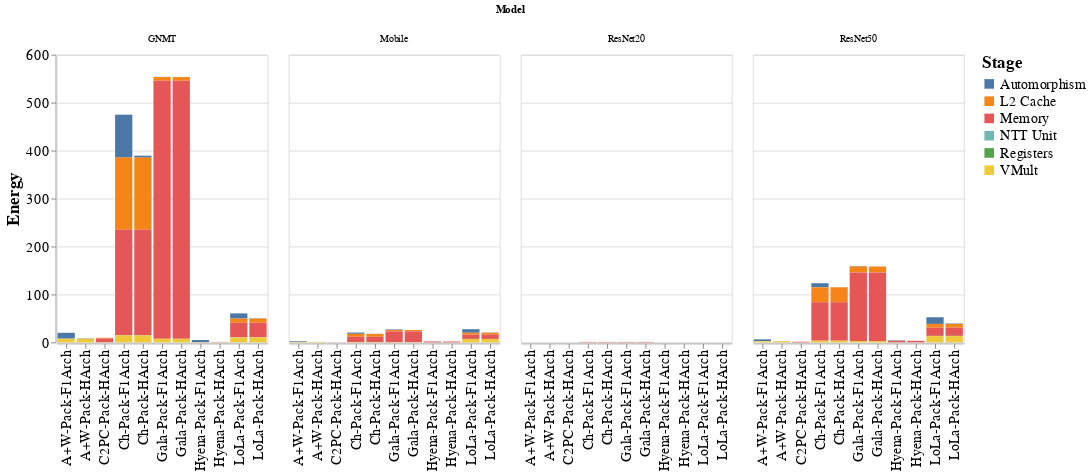

Notebook code for this chart:
### Code cell
structs = {
    'L2 Cache':{
        'Chiplet':['WT L2 Cache', 'IF L2 Cache', 'KSH L2 Cache'],
    },
    'Memory':{
        'Chiplet':['Memory']
    },
    'VMult':{
        'MUL':['MUL'],'NTT':['MUL'],'KSH':['MUL'],'ROT':['MUL'],
    },
    'Registers':{
        'MUL': ['IF File','WT File','Twiddle','KSH File','PSUM File','Buffer File'],
        'KSH': ['IF File','WT File','Twiddle','KSH File','PSUM File','Buffer File'],
    },
    'Automorphism':{
        'ROT': ['IF File','WT File','Twiddle','KSH File','PSUM File','Buffer File',
                'Total Shift', 'Total Transpose', 'Total Benes'],
    },
    'NTT Unit':{
        'NTT': ['IF File','WT File','Twiddle','KSH File','PSUM File','Buffer File'],
    }
}

temp_dd = []
SCALE = 1e9


for cnn_name, data in [("ResNet50",data_resnet), ("Mobile",data_mobile), ("GNMT",data_gnmt),("ResNet20",data_resnet20)]:
    for model in data:
        if 'ngraph' in model[0]:
            continue
        if 'plus' in model[0]:
            continue
#         if 'hyena' not in model[2]:
#             continue
#         if 'hyena' not in model[0] and 'lion' not in model[0]:
#             continue
        for layer in data[model]:
#             if 'FC' in data[model][layer]['Layer']:
# #                 print(data[model][layer]['Layer'])
#                 continue
            for name in structs:
                for category in structs[name]:
                    for stat in structs[name][category]:
                        temp_dd.append([
                            cnn_name,
                            replace_strings["_".join(model[:-1])],
                            data[model][layer]['Layer'],
                            name,
                            stat,
                            data[model][layer][category][stat]*master_energy[stat]/SCALE
                        ])
                        
df_dd = pd.DataFrame(temp_dd, columns=['Model', 'Config', 'Layer', 'Stage', 'Metric', "Energy"])
# df_l = df_temp[df_temp['Layer'] == 'CONV 2 1 2']
# df_l = df_temp[df_temp['Layer'] == 'CONV 2 1 Residual']
dd = df_dd.groupby(['Model', 'Config','Stage']).sum().reset_index()


alt.Chart(dd).mark_bar().encode(
    x=alt.X('Config', axis=alt.Axis(title=None), sort="ascending"),
    y=alt.Y('Energy'),
    color='Stage',
    column=alt.Column('Model')
).configure_axis(
    labelFontSize=15,
    titleFontSize=18
).configure_legend(
    labelFontSize=15,
    titleFontSize=18
).display()

# print(df_dd.groupby(['Model', 'Config']).sum().reset_index())

### Figure 1 — Vega-Lite specification as saved in the notebook (floating-point values rounded to 4 significant figures; data arrays with more than 128 entries replaced by an {"elided": "..."} marker saying what was removed)
{"config": {"view": {"continuousWidth": 400, "continuousHeight": 300}, "axis": {"labelFontSize": 15, "titleFontSize": 18}, "legend": {"labelFontSize": 15, "titleFontSize": 18}}, "data": {"name": "data-d857b1d38bd319cf6a0a03a63cf20ff9"}, "mark": "bar", "encoding": {"color": {"field": "Stage", "type": "nominal"}, "column": {"field": "Model", "type": "nominal"}, "x": {"axis": {"title": null}, "field": "Config", "sort": "ascending", "type": "nominal"}, "y": {"field": "Energy", "type": "quantitative"}}, "$schema": "https://vega.github.io/schema/vega-lite/v4.17.0.json", "datasets": {"data-d857b1d38bd319cf6a0a03a63cf20ff9": {"elided": "264 records"}}}
